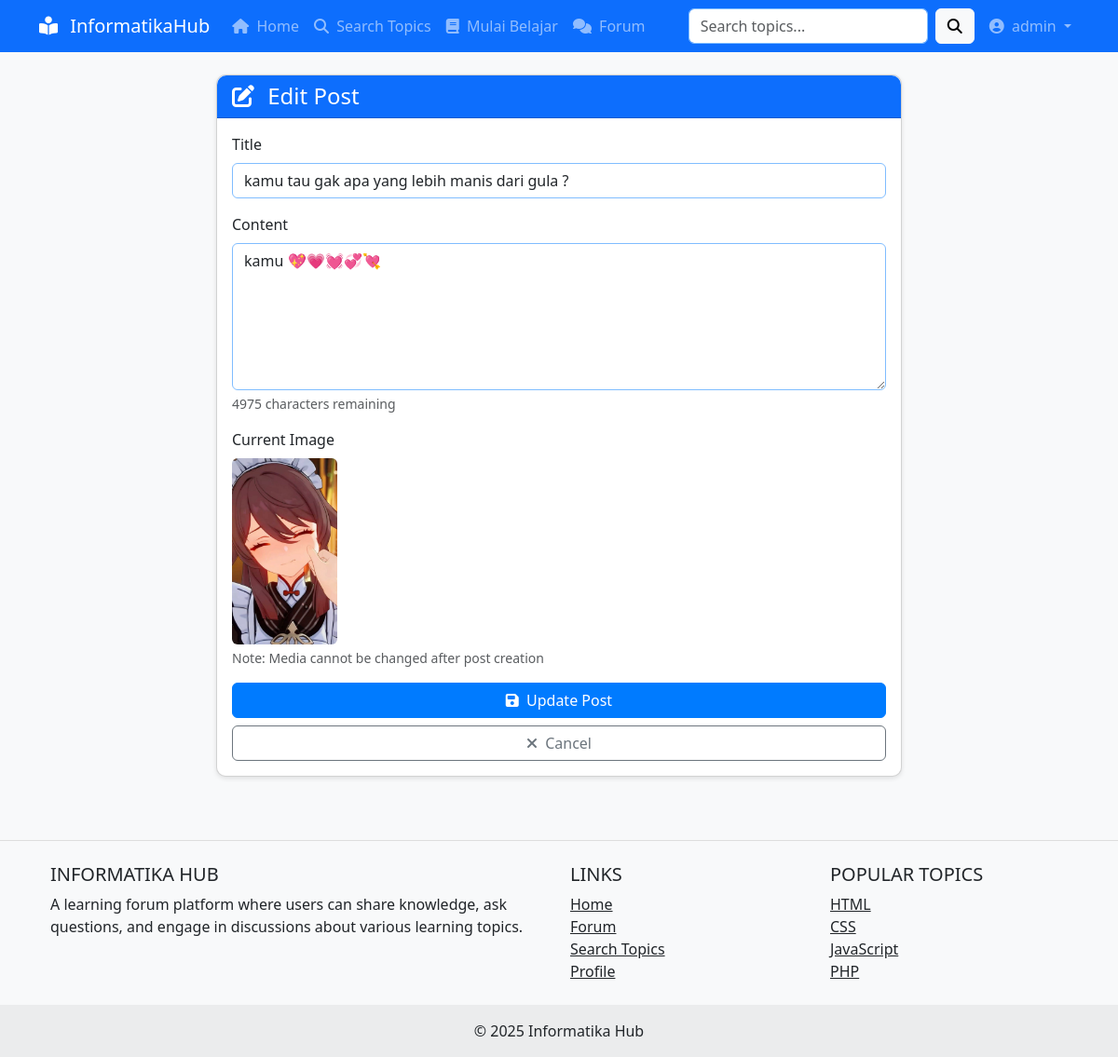
Screenshot of /pages/edit_post.php?id=25 (signed in) with the database file from the repository.
### tables this page shows
CREATE TABLE `posts` (
  `post_id` int(11) NOT NULL,
  `user_id` int(11) DEFAULT NULL,
  `topic_id` int(11) DEFAULT NULL,
  `title` varchar(255) NOT NULL,
  `content` text DEFAULT NULL,
  `media_url` varchar(255) DEFAULT NULL,
  `media_type` enum('image','video','none') DEFAULT 'none',
  `is_featured` tinyint(1) DEFAULT 0,
  `is_tutorial` tinyint(1) DEFAULT 0,
  `is_pinned` tinyint(1) DEFAULT 0,
  `upvotes` int(11) DEFAULT 0,
  `downvotes` int(11) DEFAULT 0,
  `created_at` timestamp NOT NULL DEFAULT current_timestamp(),
  `updated_at` timestamp NOT NULL DEFAULT current_timestamp() ON UPDATE current_timestamp()
);

### config/database.php (called while the page is built, shortened)
<?php
function getDbConnection() {
    $conn = new mysqli(DB_HOST, DB_USER, DB_PASS, DB_NAME);
    return $conn;
}
function executePreparedStatement($sql, $types, $params) {
    $conn = getDbConnection();
    $stmt = $conn->prepare($sql);
    if (!empty($params)) {
        $stmt->bind_param($types, ...$params);
    }
    $success = $stmt->execute();
    $result = $stmt->get_result();
    return $success ? $result : false;
}

### includes/post.php (called while the page is built, shortened)
<?php
function getPostById($postId) {
    $sql = "SELECT p.*, u.username, u.profile_image, t.topic_name,
            (SELECT COUNT(*) FROM comments WHERE post_id = p.post_id) as comments_count
            FROM posts p
            JOIN users u ON p.user_id = u.user_id
            JOIN topic_spaces t ON p.topic_id = t.topic_id
            WHERE p.post_id = ?";
    $result = executePreparedStatement($sql, "i", [$postId]);
    if ($result->num_rows === 1) {
        return $result->fetch_assoc();
    } else {
        return null;
    }
}

### pages/edit_post.php (the view, shortened to what this page needs)
<?php
require_once '../includes/post.php';
$postId = (int)$_GET['id'];
$post = getPostById($postId);
include '../includes/header.php';
?>
<div class="row">
    <div class="col-lg-8 mx-auto">
        <div class="card">
            <div class="card-header bg-primary text-white">
                <h4 class="mb-0"><i class="fas fa-edit me-2"></i> Edit Post</h4>
            </div>
            <div class="card-body">
                <form action="<?php echo SITE_URL; ?>/pages/edit_post.php?id=<?php echo $postId; ?>" method="POST">
                    <div class="mb-3">
                        <label for="title" class="form-label">Title</label>
                        <input type="text" class="form-control" id="title" name="title" required maxlength="255" value="<?php echo $post['title']; ?>">
                    </div>
                    <div class="mb-3">
                        <label for="content" class="form-label">Content</label>
                        <textarea class="form-control" id="post-content" name="content" rows="6" required maxlength="5000"><?php echo $post['content']; ?></textarea>
                        <div class="form-text" id="char-count"><?php echo 5000 - strlen($post['content']); ?> characters remaining</div>
                    </div>
                    <?php if ($post['media_url'] && $post['media_type'] === 'image'): ?>
                        <div class="mb-3">
                            <label class="form-label">Current Image</label>
                            <div>
                                <img src="<?php echo UPLOAD_URL . $post['media_url']; ?>" alt="Post image" class="img-fluid rounded" style="max-height: 200px;">
                            </div>
                            <div class="form-text">Note: Media cannot be changed after post creation</div>
                        </div>
                    <?php endif; ?>
                    <div class="d-grid gap-2">
                        <button type="submit" class="btn btn-primary">
                            <i class="fas fa-save me-1"></i> Update Post
                        </button>
                        <a href="<?php echo SITE_URL; ?>/pages/post.php?id=<?php echo $postId; ?>" class="btn btn-outline-secondary">
                            <i class="fas fa-times me-1"></i> Cancel
                        </a>
                    </div>
                </form>
            </div>
        </div>
    </div>
</div>
<?php
include '../includes/footer.php';
?>

### assets/css/style.css (style rules this page uses)
body { background-color: #f8f9fa; min-height: 100vh; display: flex; flex-direction: column; }
.card { border-radius: 10px; box-shadow: 0 2px 5px rgba(0, 0, 0, 0.1); margin-bottom: 20px; transition: transform 0.3s ease; }
.card-header { border-top-left-radius: 10px !important; border-top-right-radius: 10px !important; }
.form-control { border-color: #80bdff; border-width: 1px; }
.btn-primary { background-color: #007bff; border-color: #007bff; }

### rows the page displays
posts: title "kamu tau gak apa yang lebih manis dari gula ?", content "kamu 💖💗💓💞💘", 5000-strlen($post['content']) "4975", media_url (picture)

### other values shown
$_SESSION['username'] "admin"
